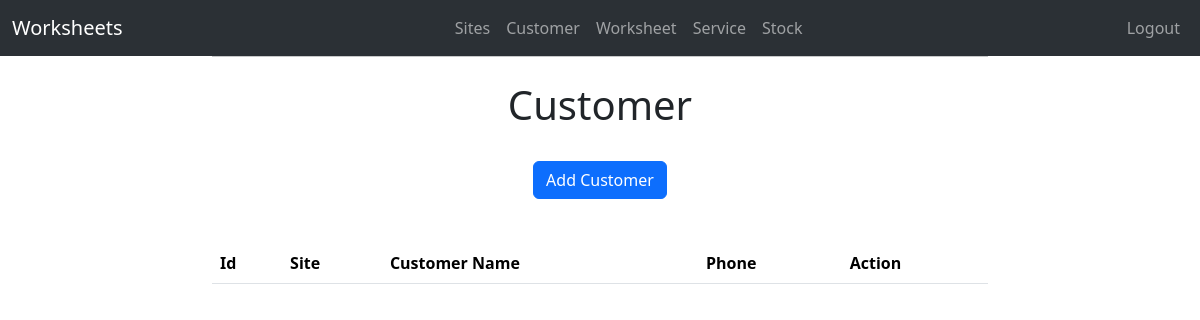
Page /customer/ (signed in) on the earlier database version.
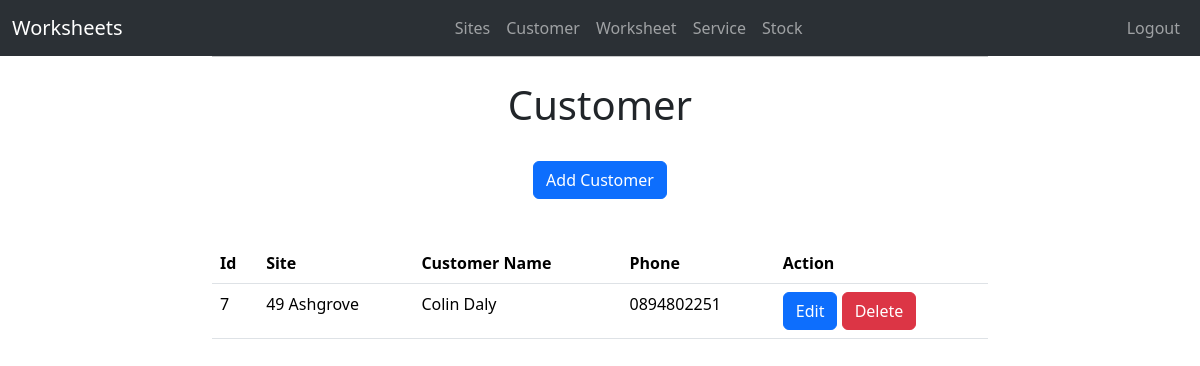
Same page on the later database version.
### workforms/models.py (models this page shows)
class Customer(models.Model):
    site_name = models.ForeignKey(Site, on_delete=models.CASCADE)
    customer_name = models.CharField(max_length=60)
    customer_email = models.EmailField()
    customer_phone = models.IntegerField()

class Site(models.Model):
    site_name = models.CharField(max_length=40)
    address = models.CharField(max_length=40, blank=True)
    town = models.CharField(max_length=40, blank=True)
    county = models.CharField(max_length=40, blank=True)
    country = models.CharField(max_length=40, blank=True)
    aircode = models.CharField(max_length=40, blank=True)
    def __str__(self):
        return str(self.site_name)

### workforms/views.py (the view)
# urls.py: path('customer/', customer, name='Customer'),
@login_required
def customer(request):
    customers = Customer.objects.all()
    return render(request, 'customer.html', {'customers': customers})

### workforms/templates/customer.html
{% extends 'base.html' %}
{% block content %}
<div class="text-center" style="margin: 20px;">
  <h1>Customer</h1>
  <br>
  <a class="btn btn-primary" href="/customer/add_customer/" role="button">Add Customer</a>
  <br>
  <br>
</div>
    <table class="table">
  <thead>
    <tr>
      <th scope="col">Id</th>
      <th scope="col">Site</th>
      <th scope="col">Customer Name</th>
      <th scope="col">Phone</th>
      <th scope="col">Action</th>
    </tr>
  </thead>
  <tbody>
    {% for x in customers %}
    <tr>
      <td>{{ x.id }}</td>
      <td>{{ x.site_name }}</td>
      <td>{{ x.customer_name }}</td>
      <td>0{{ x.customer_phone }}</td>
      <td>
        <a class="btn btn-primary" href="/customer/edit_customer/{{ x.id }}" role="button">Edit</a>
        <a class="btn btn-danger" href="/customer/delete_customer/{{ x.id }}" role="button" onclick="return confirm('Are you sure you want to delete this Customer?');">Delete</button>
      </td>
    </tr>
    {% endfor %}
  </tbody>
</table>
{% endblock %}

Differences in the rows shown:
added Customer: id "7", site_name "49 Ashgrove", customer_name "Colin Daly", customer_phone "894802251"
